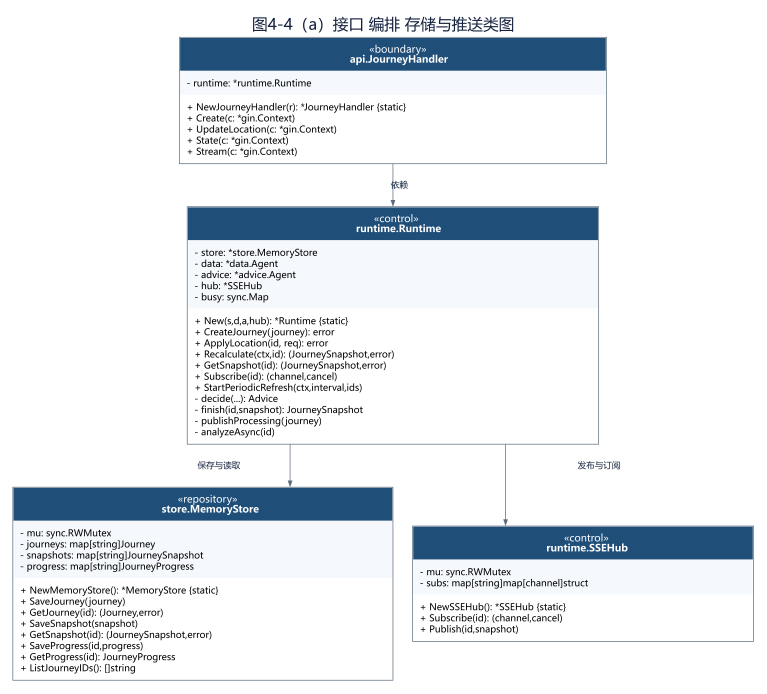
#> input picture .docxwork/out04/images/04_fig011.png, 2300 x 2080 px, found by its file name (shown at 1/3 size); its folder holds 5 pictures in this run
$ python crop4.py
#> lines starting #> are read from the running program, lines starting #| are printed output that depends on the picture
from PIL import Image
import os
base = r"D:\VST DEVELOP\aviation-journey-agent\.docxwork\out04\images"
out = r"D:\VST DEVELOP\aviation-journey-agent\.docxwork\crops"
def crop(name, box, scale, suffix):
#> called with name = '04_fig011.png', box = (1100, 1450, 2000, 2080), scale = 2, suffix = '_bl'
    im = Image.open(os.path.join(base, name))
#> im is the input picture: PIL image 2300x2080 RGB; mean R, G, B 226.5, 231.4, 236
    c = im.crop(box)
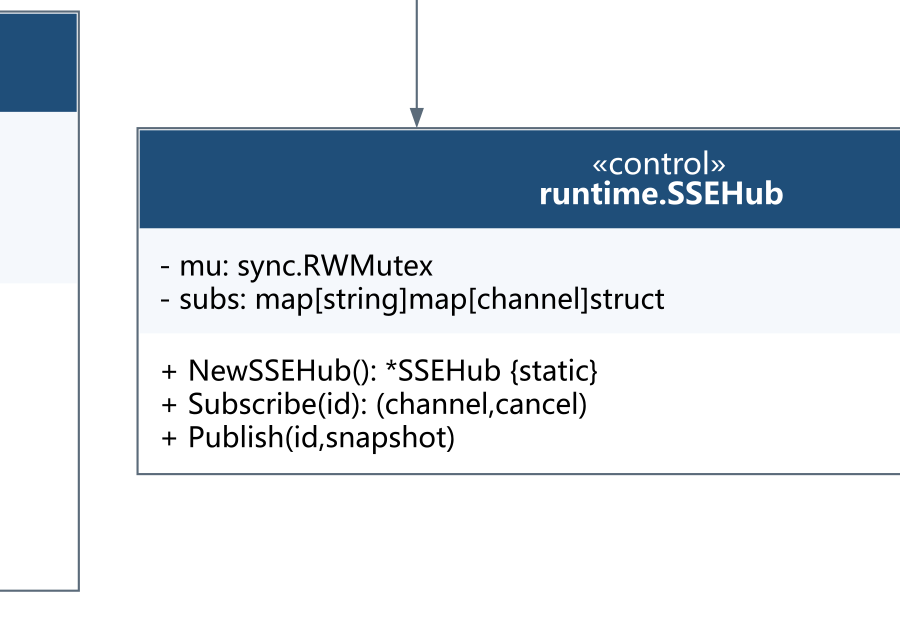
#> c: PIL image 900x630 RGB; mean R, G, B 215.5, 222.6, 229.4
    c = c.resize((int(c.width*scale), int(c.height*scale)), Image.LANCZOS)
#> c: PIL image 1800x1260 RGB
    p = os.path.join(out, name.replace('.png','')+suffix+'.png')
    c.save(p); print(p, c.size)
#| D:\VST DEVELOP\aviation-journey-agent\.docxwork\crops/04_fig011_bl.png (1800, 1260)
crop('04_fig011.png', (1100,1450,2000,2080), 2, '_bl')
crop('04_fig011.png', (500,1500,1300,1900), 3, '_stray2')
#> call 2 of crop, with name = '04_fig011.png', box = (500, 1500, 1300, 1900), scale = 3, suffix = '_stray2'
#> in crop (call 2), `c = im.crop(box)`:
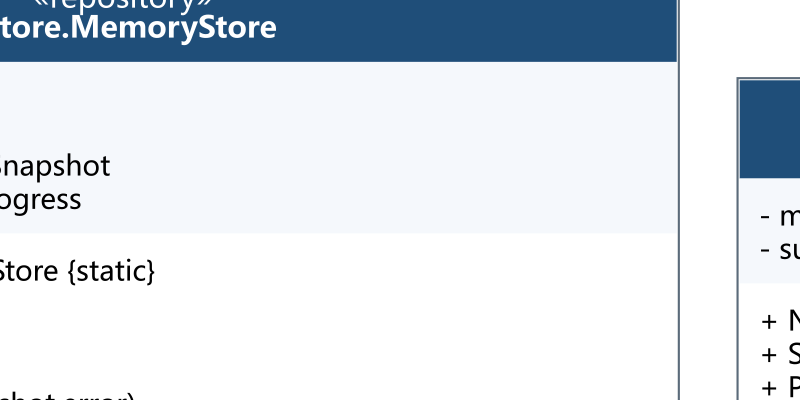
#> c: PIL image 800x400 RGB; mean R, G, B 216.7, 224.5, 232.1
#| D:\VST DEVELOP\aviation-journey-agent\.docxwork\crops/04_fig011_stray2.png (2400, 1200)
